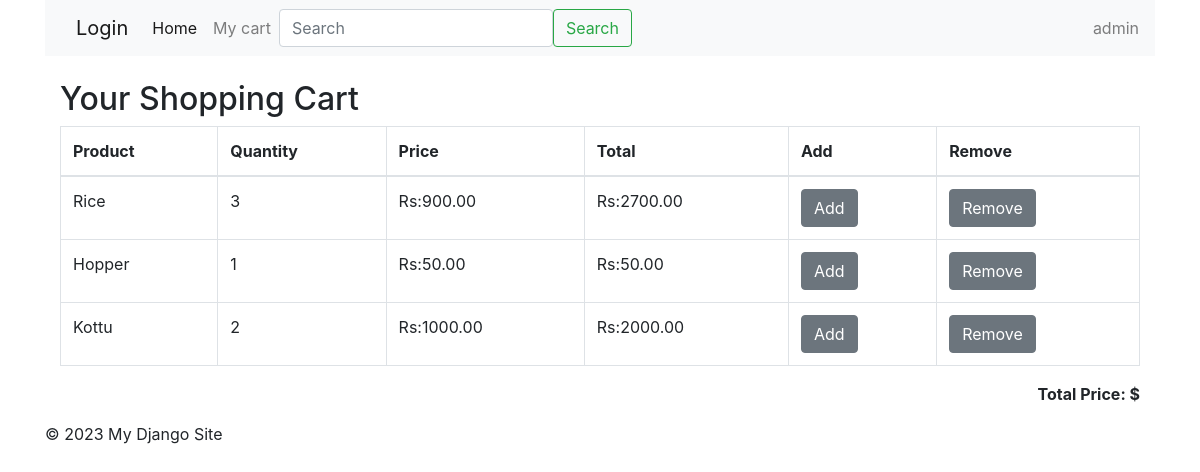
The page /viewcart/ (signed in) on the database its author committed.
### Products/models.py (models this page shows, shortened)
class Product(models.Model):
    id = models.AutoField(primary_key=True)
    name = models.CharField(max_length=255)
    price = models.DecimalField(max_digits=10, decimal_places=2)
    url = models.CharField(max_length=255, null=True, blank=True)
    description = models.TextField()

### Products/views.py (the view)
# urls.py: path('viewcart/', views.view_cart, name='viewcart'),
@login_required(login_url='/admin/login/')
def view_cart(request):
    cart_items = models.CartItem.objects.filter(user=request.user)
    cart_info = []
    full_total = 0
    for item in cart_items:
        subtotal = item.product.price * item.quantity
        full_total += subtotal
        cart_info.append({
            'product': item.product,
            'quantity':item.quantity,
            'subtotal': subtotal,
        })
    return render(request, 'cartItems.html', {'cart_items': cart_info})

### Products/templates/cartItems.html
{% extends './base.html' %}
{% load static %}
{% block content %}
    <div class="container mt-4">
        <h2>Your Shopping Cart</h2>
        <table class="table table-bordered">
            <thead>
                <tr>
                    <th>Product</th>
                    <th>Quantity</th>
                    <th>Price</th>
                    <th>Total</th>
                    <th>Add </th>
                    <th>Remove </th>
                </tr>
            </thead>
            <tbody>
                {% for item in cart_items %}
                    <tr>
                        <td>{{ item.product.name }}</td>
                        <td>{{ item.quantity }}</td>
                        <td>Rs:{{ item.product.price }}</td>
                        <td>Rs:{{ item.subtotal }}</td>
                        <th> <a href="{% url 'add_to_cart' item.product.id %}" class="btn btn-secondary">Add</a></th>
                        <th> <a href="{% url 'remove_from_cart' item.product.id %}" class="btn btn-secondary">Remove</a></th>
                    </tr>
                {% endfor %}
            </tbody>
        </table>
        <div class="text-right">
            <p><strong>Total Price: ${{ total_price }}</strong></p>
        </div>
    </div>
{% endblock %}

### Products/templates/base.html (shortened to what this page needs)
{% load static %}
<!DOCTYPE html>
<html lang="en">
<head>
<link rel="stylesheet" href="https://maxcdn.bootstrapcdn.com/bootstrap/4.5.2/css/bootstrap.min.css">
 <link rel="stylesheet" type="text/css" href="{% static 'styles/base.css' %}">
</head>
<body>
<div class="container">
    <header class="mt-10">
        <nav class="navbar navbar-expand-lg navbar-light bg-light">
            <div class="container-fluid">
              <a class="navbar-brand" href="/admin">Login</a>
              <div class="collapse navbar-collapse" id="navbarSupportedContent">
                <ul class="navbar-nav me-auto mb-2 mb-lg-0">
                  <li class="nav-item">
                    <a class="nav-link active" aria-current="page" href="/">Home</a>
                  </li>
                  <li class="nav-item">
                    <a class="nav-link" href="/viewcart">My cart</a>
                  </li>
                </ul>
                <form class="d-flex">
                  <input class="form-control me-2" type="search" placeholder="Search" aria-label="Search">
                  <button class="btn btn-outline-success" type="submit">Search</button>
                </form>
              </div>
            </div>
            {% if user.is_authenticated %}
                <span class="navbar-text">
                    {{ user.username }}
                  </span>
            {% endif %}
          </nav>
    </header>
    <main>
        {% block content %}{% endblock %}
    </main>
    <footer>
        <p>&copy; 2023 My Django Site</p>
    </footer>
</div>
</body>
</html>

### rows shown on the page
Product: product.name "Rice", quantity "3", product.price "900.00", subtotal "2700.00"
Product: product.name "Hopper", quantity "1", product.price "50.00", subtotal "50.00"
Product: product.name "Kottu", quantity "2", product.price "1000.00", subtotal "2000.00"

### other values the page prints
{{ user.username }} "admin"
